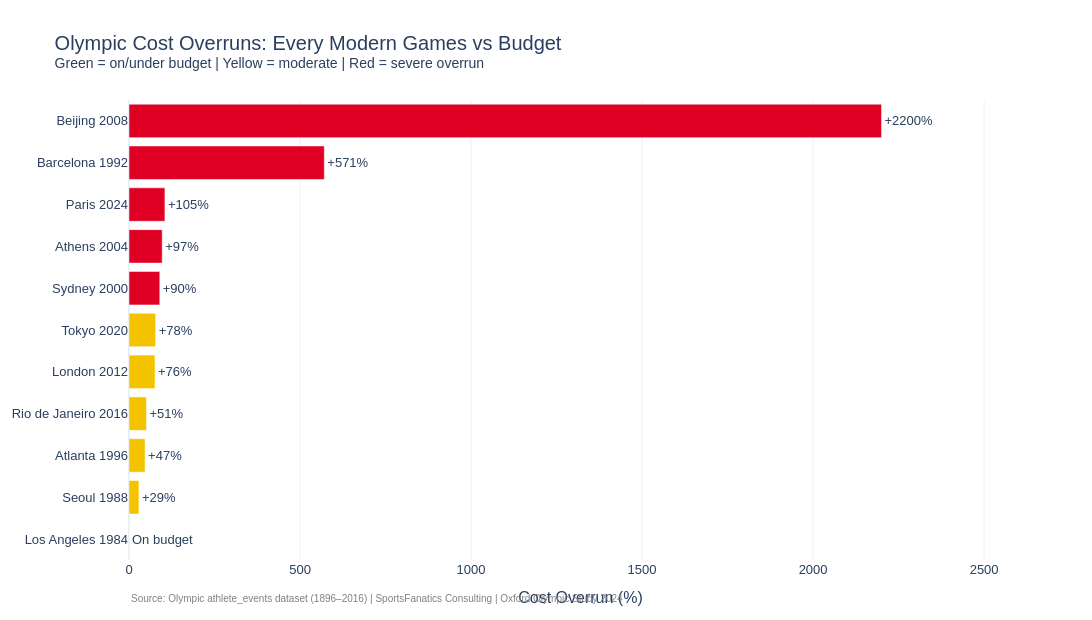

The cell this chart's notebook holds for it:
### Markdown cell above
## HERO CHART 5 — Cost Overrun: LA 2028 vs History

### Code cell
overrun = econ.dropna(subset=['Cost_Overrun_pct']).sort_values('Cost_Overrun_pct')

colors = overrun['Cost_Overrun_pct'].apply(
    lambda x: OLY['green'] if x == 0 else (OLY['yellow'] if x < 80 else OLY['red'])
)

fig = go.Figure(go.Bar(
    x=overrun['Cost_Overrun_pct'],
    y=overrun['Label'],
    orientation='h',
    marker_color=colors,
    text=[f'+{x:.0f}%' if x > 0 else 'On budget' for x in overrun['Cost_Overrun_pct']],
    textposition='outside',
    hovertemplate='<b>%{y}</b><br>Overrun: %{x:.0f}%<extra></extra>'
))

fig.update_layout(
    title='Olympic Cost Overruns: Every Modern Games vs Budget<br>'
          '<sup>Green = on/under budget | Yellow = moderate | Red = severe overrun</sup>',
    xaxis_title='Cost Overrun (%)',
    xaxis=dict(range=[0, overrun['Cost_Overrun_pct'].max() * 1.2]),
    width=1100, height=620, template='plotly_white'
)
fig.add_annotation(
    text=SOURCE_NOTE + ' | Oxford Olympic Study 2024',
    xref='paper', yref='paper',
    x=0, y=-0.10, showarrow=False, font=dict(size=10, color='gray')
)
fig.update_layout(**PLOTLY_LAYOUT)
fig.write_html(OUT_FIGS / 'HERO_05_costOverrun.html')
fig.show()
logger.info('HERO 5 saved.')

### Figure 1 — Plotly figure (JSON) as saved in the notebook; plotly's stock layout.template omitted (floating-point values rounded to 4 significant figures)
{"data": [{"hovertemplate": "<b>%{y}</b><br>Overrun: %{x:.0f}%<extra></extra>", "marker": {"color": ["#009F6B", "#F4C300", "#F4C300", "#F4C300", "#F4C300", "#F4C300", "#DF0024", "#DF0024", "#DF0024", "#DF0024", "#DF0024"]}, "orientation": "h", "text": ["On budget", "+29%", "+47%", "+51%", "+76%", "+78%", "+90%", "+97%", "+105%", "+571%", "+2200%"], "textposition": "outside", "type": "bar", "x": [0.0, 29.0, 47.0, 51.0, 76.0, 78.0, 90.0, 97.0, 105.0, 571.0, 2200.0], "y": ["Los Angeles 1984", "Seoul 1988", "Atlanta 1996", "Rio de Janeiro 2016", "London 2012", "Tokyo 2020", "Sydney 2000", "Athens 2004", "Paris 2024", "Barcelona 1992", "Beijing 2008"]}], "layout": {"annotations": [{"font": {"color": "gray", "size": 10}, "showarrow": false, "text": "Source: Olympic athlete_events dataset (1896–2016) | SportsFanatics Consulting | Oxford Olympic Study 2024", "x": 0, "xref": "paper", "y": -0.1, "yref": "paper"}], "font": {"family": "Arial", "size": 13}, "height": 620, "margin": {"b": 60, "l": 60, "r": 60, "t": 100}, "title": {"font": {"size": 20}, "text": "Olympic Cost Overruns: Every Modern Games vs Budget<br><sup>Green = on/under budget | Yellow = moderate | Red = severe overrun</sup>"}, "width": 1100, "xaxis": {"range": [0, 2640.0], "title": {"text": "Cost Overrun (%)"}}}}
